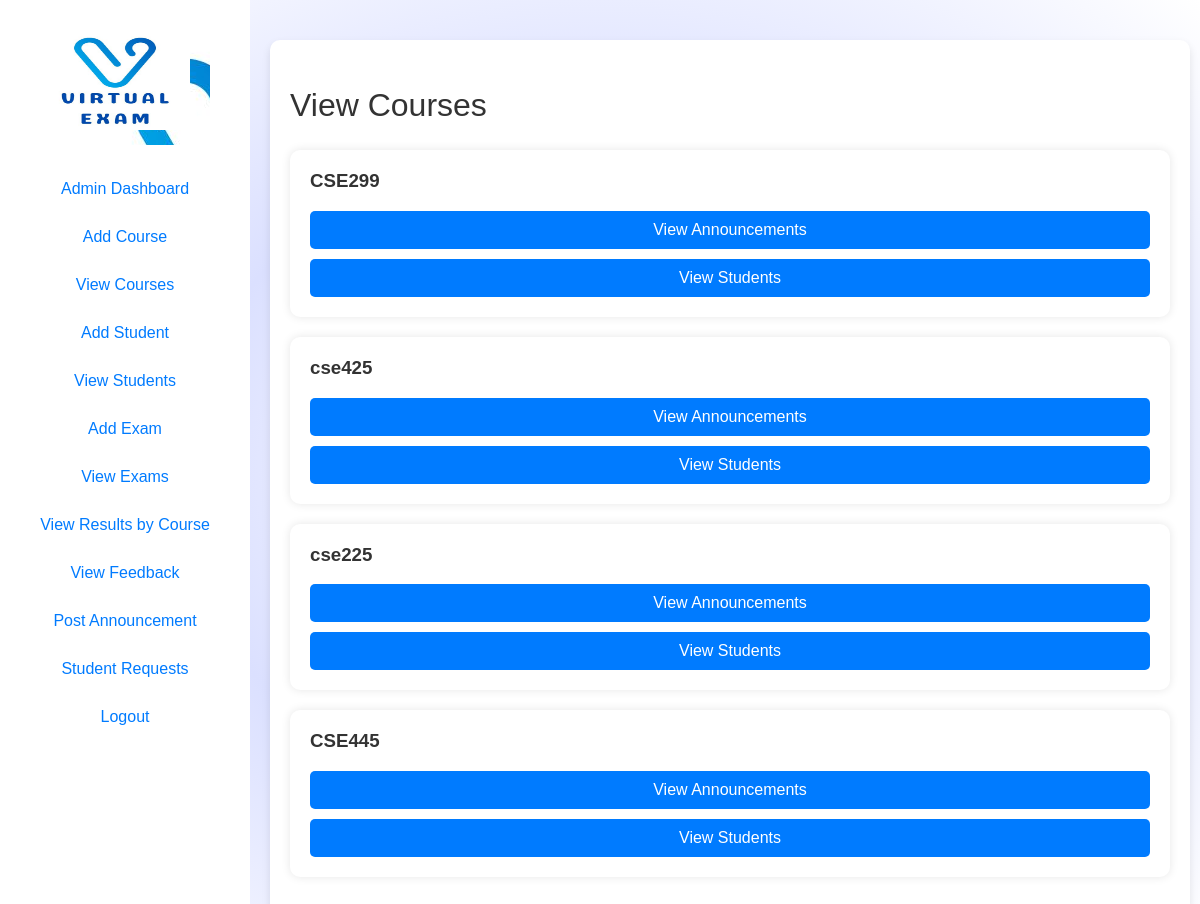
The page /view_courses.php on the database its author committed.
### tables this page shows
CREATE TABLE `Courses` (
  `course_id` int(11) NOT NULL,
  `course_name` varchar(100) NOT NULL
);

### view_courses.php (the view, shortened to what this page needs)
<!DOCTYPE html>
<html lang="en">
<head>
</head>
<body>
    <?php
    require_once 'conn.php';
    $sql = "SELECT * FROM Courses";
    $result = $conn->query($sql);
    ?>
    <div id="sidebar">
        <?php include 'slidebar.php'; ?>
    </div>
    <div id="content" class="wrapper">
        <h2>View Courses</h2>
        <?php
        if ($result->rowCount() > 0) {
            while ($row = $result->fetch(PDO::FETCH_ASSOC)) {
                echo '<div class="course-card-container">' . "\n";
                echo '<h3>' . $row['course_name'] . '</h3>';
                echo '<a href="view_announcements.php?course_id=' . $row['course_id'] . '" class="btn-view-announcement">View Announcements</a>';
                echo '<a href="view_students_by_course.php?course_id=' . $row['course_id'] . '" class="btn-view-announcement">View Students</a>';
                echo '</div>';
            }
        } else {
            echo "<p>No courses found</p>";
        }
        ?>
    </div>
</body>
</html>

### styles.css (style rules this page uses)
* { transition: all 0.5s ease; }
body { font-family: Arial, sans-serif; margin: 0; padding: 0; background-size: cover; background-image: radial-gradient(rgb(255, 255, 255), rgb(219, 224, 255), rgb(255, 255, 255)); }
#content { margin-left: 250px; padding: 20px; }
h2 { font: 2em sans-serif; color: #333; padding: 0ch; }
#content { margin-left: 270px; margin-right: 10px; padding: 20px; transition: margin-left 0.3s ease; }
.wrapper { background-color: #ffffff; border-radius: 10px; box-shadow: 0 4px 8px rgba(0, 0, 0, 0.1); padding: 20px; margin: 40px 40px 40px 40px; }
.course-card-container { background-color: #fff; border-radius: 10px; box-shadow: 0px 0px 10px rgba(0, 0, 0, 0.1); padding: 20px; margin-bottom: 20px; transition: transform 0.3s ease, box-shadow 0.3s ease; }
.course-card-container h3 { color: #333; margin-top: 0; }
.btn-view-announcement { display: block; background-color: #007bff; color: #fff; padding: 10px 20px; border: none; border-radius: 5px; text-decoration: none; text-align: center; margin-top: 10px; transition: background-color 0.3s; }

### view_courses.php (style rules this page uses)
.course-card-container { background-color: #fff; border-radius: 10px; box-shadow: 0px 0px 10px rgba(0, 0, 0, 0.1); padding: 20px; margin-bottom: 20px; transition: transform 0.3s ease, box-shadow 0.3s ease; }
.course-card-container h3 { color: #333; margin-top: 0; }
.btn-view-announcement { display: block; background-color: #007bff; color: #fff; padding: 10px 20px; border: none; border-radius: 5px; text-decoration: none; text-align: center; margin-top: 10px; transition: background-color 0.3s; }

### rows shown on the page
courses: course_name "CSE299"
courses: course_name "cse425"
courses: course_name "cse225"
courses: course_name "CSE445"
